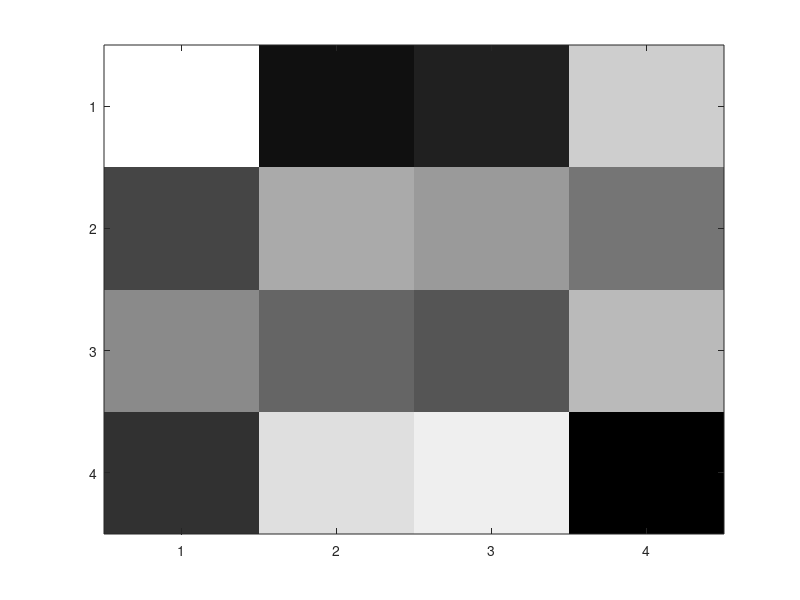

MATLAB code to generate this figure: (Note: this script raises an error after producing the figure.)
% close all;
% % x = [2;4;2;1;0;6;1;2];
% x = [2;4;2;1];
% bar(x);
% axis([0,5,-5,5]);
% 
% [yl,yh] = dwt(x,'haar');
% y = [yl;yh];
% hold on;
% stairs([yl;yh]);
% 
% W = [1,1,0,0;0,0,1,1;1,-1,0,0;0,0,1,-1]/sqrt(2);
% 
% h1 = [1/sqrt(2) 1/sqrt(2) 0 0]; %h(x)
% h2 = [0 0 1/sqrt(2) 1/sqrt(2)]; 
% g1 = [1/sqrt(2) -1/sqrt(2) 0 0];
% g2 = [0 0 1/sqrt(2) -1/sqrt(2)];
% 
% W2 = [h1(:) h2(:) g1(:) g2(:)];
% 

close all;

x = magic(4);
figure, colormap(gray),imagesc(x);
[ya,yh,yv,yd] = dwt2(x,'haar');
y = [ya,yv;yh,yd];
figure, colormap(gray),imagesc(y);

W = [1,1,0,0;0,0,1,1;1,-1,0,0;0,0,1,-1]/sqrt(2);
W = kron(W,W);
[y(:), W*x(:)] % Compare matlab DWT vs DWT using kronecker product

% a11 = [1 1 0 0; 1 1 0 0; 0 0 0 0; 0 0 0 0]/2;
% a12 = [0 0 1 1; 0 0 1 1; 0 0 0 0; 0 0 0 0]/2;
% a21 = [0 0 0 0; 0 0 0 0; 1 1 0 0; 1 1 0 0]/2;
% a22 = [0 0 0 0; 0 0 0 0; 0 0 1 1; 0 0 1 1]/2;
% v11 = [1 -1 0 0; 1 -1 0 0; 0 0 0 0; 0 0 0 0]/2;
% v12 = [0 0 1 -1; 0 0 1 -1; 0 0 0 0; 0 0 0 0]/2;
% v21 = [0 0 0 0; 0 0 0 0; 1 -1 0 0; 1 -1 0 0]/2;
% v22 = [0 0 0 0; 0 0 0 0; 0 0 1 -1; 0 0 1 -1]/2;
% h11 = [1 1 0 0; -1 -1 0 0; 0 0 0 0; 0 0 0 0]/2;
% h12 = [0 0 1 1; 0 0 -1 -1; 0 0 0 0; 0 0 0 0]/2;
% h21 = [0 0 0 0; 0 0 0 0; 1 1 0 0; -1 -1 0 0]/2;
% h22 = [0 0 0 0; 0 0 0 0; 0 0 1 1; 0 0 -1 -1]/2;
% d11 = [1 -1 0 0; -1 1 0 0; 0 0 0 0; 0 0 0 0]/2;
% d12 = [0 0 1 -1; 0 0 -1 1; 0 0 0 0; 0 0 0 0]/2;
% d21 = [0 0 0 0; 0 0 0 0; 1 -1 0 0; -1 1 0 0]/2;
% d22 = [0 0 0 0; 0 0 0 0; 0 0 1 -1; 0 0 -1 1]/2;
% 
% W2 = [a11(:),a12(:),a21(:),a22(:),v11(:),v12(:),v21(:),v22(:),h11(:),h12(:),h21(:),h22(:),d11(:),d12(:),d21(:),d22(:)];
% 
% la = ones(4);
% lv = [ones(4,2), -ones(4,2)];
% lh = [ones(2,4); -ones(2,4)];
% ld = [ones(2,2), -ones(2,2); -ones(2,2), ones(2,2)];
% 
% WW = [la(:),lv(:),lh(:),ld(:),v11(:),v12(:),v21(:),v22(:),h11(:),h12(:),h21(:),h22(:),d11(:),d12(:),d21(:),d22(:)];
% 

W2 = haarMatrix2D(4,1);

z = W2'*reshape(x',16,1);

[y(:), z] % compare matlab DWT vs DWT using directly produced matrix.
%z=reshape(z,4,4);
W1 = W';
